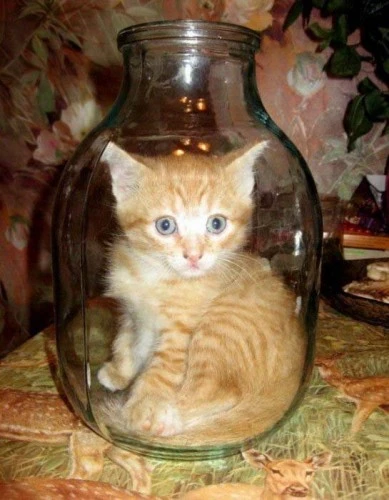
//> input picture Assigment4/resources/bottle.jpg, 389 x 500 px
$ ./main resources/bottle.jpg   (built with g++ and OpenCV 4)
//> lines starting //> are read from the running program, lines starting //| are printed output that depends on the picture
/***********************************************
* Assigment 4: Magnitude of Derivative         *
************************************************
*/

#include <opencv2/core/core.hpp>
#include <opencv2/highgui/highgui.hpp>
#include "opencv2/imgproc/imgproc.hpp"
#include <math.h>
#include <iostream>
using namespace std;

cv::Mat input,input2,output,derivX,derivY,derivXf,derivYf;

void applyKernel(const cv::Mat &in,cv::Mat &out,const cv::Mat &kernel);

void vec(cv::Mat &x,cv::Mat &y,cv::Mat &out );

int main(int argc,char** argv){
	if(argc!=2){

		cout<<"ERROR:Wrong arguments given"<<endl;

		return 0;
	}

	input=cv::imread(argv[1],cv::IMREAD_GRAYSCALE);
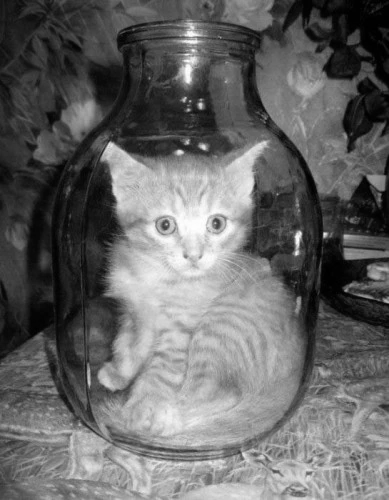
//> input: 500 rows x 389 cols, CV_8UC1; min 0, max 255, mean 102.7

	if(input.rows==0){

		cout<<"ERROR:Failed to open the image"<<endl;

		return 0;

	}

	cv::Mat kernelx = cv::Mat::zeros(3,3,CV_32FC1);

	kernelx.at<float>(cv::Point(0,0))=-1.0;
	kernelx.at<float>(cv::Point(1,0))=-2.0;
	kernelx.at<float>(cv::Point(2,0))=-1.0;

	kernelx.at<float>(cv::Point(0,2))=1.0;
	kernelx.at<float>(cv::Point(1,2))=2.0;
	kernelx.at<float>(cv::Point(2,2))=1.0;


	cv::Mat kernely = cv::Mat::zeros(3,3,CV_32FC1);

	kernely.at<float>(cv::Point(0,0))=-1.0;
	kernely.at<float>(cv::Point(0,1))=-2.0;
	kernely.at<float>(cv::Point(0,2))=-1.0;

	kernely.at<float>(cv::Point(2,0))=1.0;
	kernely.at<float>(cv::Point(2,1))=2.0;
	kernely.at<float>(cv::Point(2,2))=1.0;


	input.convertTo(input2,CV_32FC1);


	derivX.convertTo(derivXf,CV_32FC1);
	derivY.convertTo(derivYf,CV_32FC1);

	applyKernel(input2,derivXf,kernelx);
//> after the loop in applyKernel, `for (int x=range;x<out.rows-range;x++)`:
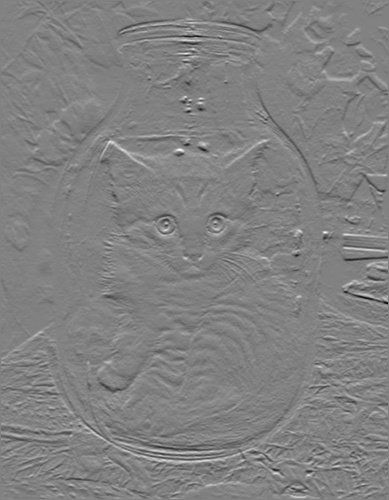
//> out: 500 rows x 389 cols, CV_32FC1; min -623, max 605, mean 1.6; drawn with min black and max white
	applyKernel(input2,derivYf,kernely);
//> after the loop in applyKernel (call 2), `for (int x=range;x<out.rows-range;x++)`:
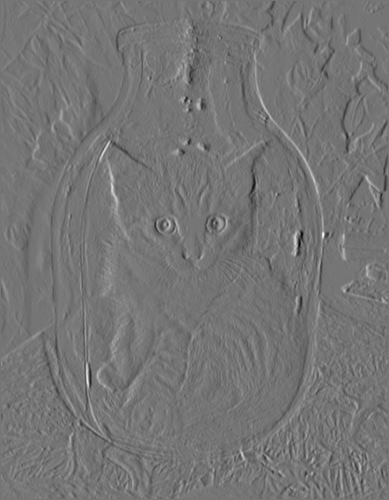
//> out: 500 rows x 389 cols, CV_32FC1; min -632, max 740, mean 0.3; drawn with min black and max white


	//input.convertTo(input2,CV_32FC1);


	//input2.create(input.size(),CV_32FC1);


	vec(derivXf,derivYf,input2);
//> after the loop in vec, `for(int x=0;x<out.rows;x++)`:
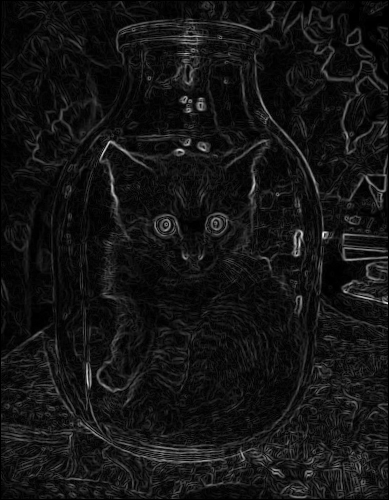
//> out: 500 rows x 389 cols, CV_32FC1; min 0, max 740.1, mean 58.3; drawn with min black and max white
	output.create(input2.size(),CV_32FC1);
	cv::normalize(input2,output,255,cv::NORM_MINMAX);


	cv::namedWindow("derixf");
	cv::imshow("derixf",derivXf);
	cv::namedWindow("derivyf");
	cv::imshow("derivyf",derivYf);

    cv::namedWindow("input");
    cv::imshow("input",input2);


    cv::namedWindow("Output");
	cv:imshow("Output",output);

    cv::waitKey(0);

}


void vec(cv::Mat &derix,cv::Mat &deriy,cv::Mat &out ){
	out.create(derix.size(),CV_32FC1);
	// [6 lines of commented-out code are left out]

	for(int x=0;x<out.rows;x++){
		for(int y=0;y<out.cols;y++){

			float x2=derix.at<float>(cv::Point(y,x));
			float y2=deriy.at<float>(cv::Point(y,x));


			float sqrv =sqrt((x2*x2) + (y2*y2));

			out.at<float>(cv::Point(y,x))=sqrv;


		}


	}


}


void applyKernel(const cv::Mat &in,cv::Mat &out,const cv::Mat &kernel){
    out.create(in.size(),in.type());

    int range=kernel.rows/2;

    //cout<<range<<endl;

    for (int x=range;x<out.rows-range;x++){
        for (int y=range;y<out.cols-range;y++){
            float suma=0.0;
            for(int k2=range;k2<kernel.rows+range;k2++){
                for(int k1=range;k1<kernel.cols+range;k1++){


                        suma+= in.at<float>(cv::Point(y-(range*2)+k1,x-(range*2)+k2)) * kernel.at<float>(cv::Point(k1-range,k2-range));
            }
            out.at<float>(cv::Point(y,x))=suma;

        }
        //cout<<endl;
    	}
	}
}
